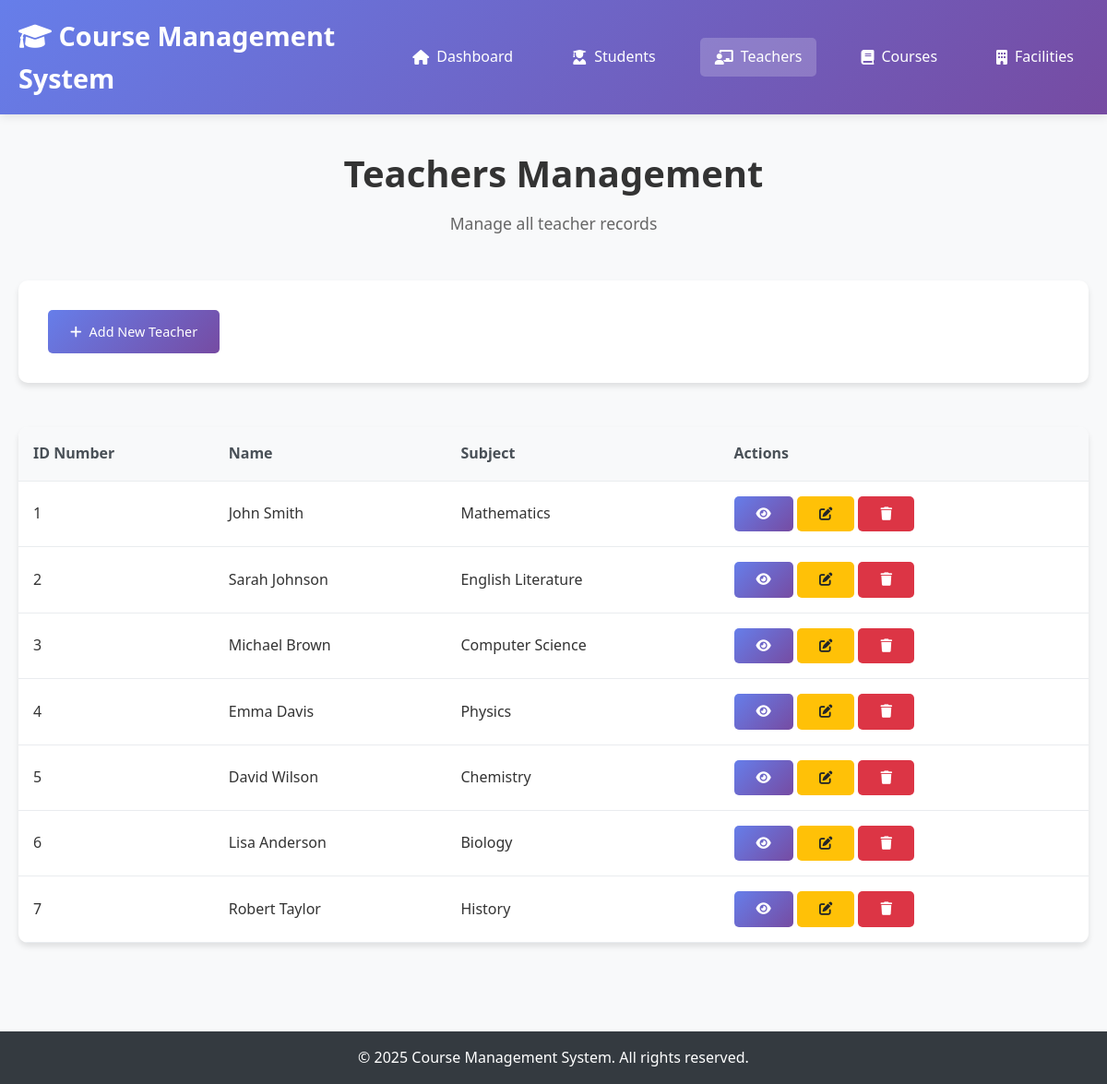
The app's page /teachers/index.php with its own data.
### tables this page shows
CREATE TABLE teachers (
    identification_number INT PRIMARY KEY AUTO_INCREMENT,
    first_name VARCHAR(50) NOT NULL,
    surname VARCHAR(50) NOT NULL,
    substance VARCHAR(100) NOT NULL
);

### config/database.php (called while the page is built, shortened)
<?php
function executeQuery($pdo, $sql, $params = []) {
    try {
        $stmt = $pdo->prepare($sql);
        $stmt->execute($params);
        return $stmt;
    } catch(PDOException $e) {
        throw new Exception("Query failed: " . $e->getMessage());
    }
}
function getAllRecords($pdo, $table) {
    $stmt = executeQuery($pdo, "SELECT * FROM $table");
    return $stmt->fetchAll();
}
?>

### teachers/index.php (the view, shortened to what this page needs)
<?php
require_once '../config/database.php';
try {
    $teachers = getAllRecords($pdo, 'teachers');
} catch(Exception $e) {
    $error = "Error loading teachers: " . $e->getMessage();
}
?>
<!DOCTYPE html>
<html lang="en">
<head>
    <link rel="stylesheet" href="../css/style.css">
    <link href="https://cdnjs.cloudflare.com/ajax/libs/font-awesome/6.0.0/css/all.min.css" rel="stylesheet">
</head>
<body>
    <header>
        <nav class="navbar">
            <div class="nav-container">
                <h1><i class="fas fa-graduation-cap"></i> Course Management System</h1>
                <ul class="nav-menu">
                    <li><a href="../index.php"><i class="fas fa-home"></i> Dashboard</a></li>
                    <li><a href="../students/index.php"><i class="fas fa-user-graduate"></i> Students</a></li>
                    <li><a href="index.php" class="active"><i class="fas fa-chalkboard-teacher"></i> Teachers</a></li>
                    <li><a href="../courses/index.php"><i class="fas fa-book"></i> Courses</a></li>
                    <li><a href="../facilities/index.php"><i class="fas fa-building"></i> Facilities</a></li>
                </ul>
            </div>
        </nav>
    </header>
    <main class="main-content">
        <div class="container">
            <div class="dashboard-header">
                <h2>Teachers Management</h2>
                <p>Manage all teacher records</p>
            </div>
            <div class="quick-actions">
                <a href="add.php" class="btn btn-primary">
                    <i class="fas fa-plus"></i> Add New Teacher
                </a>
            </div>
            <div class="table">
                <table>
                    <thead>
                        <tr>
                            <th>ID Number</th>
                            <th>Name</th>
                            <th>Subject</th>
                            <th>Actions</th>
                        </tr>
                    </thead>
                    <tbody>
                        <?php if (isset($teachers) && count($teachers) > 0): ?>
                            <?php foreach ($teachers as $teacher): ?>
                                <tr>
                                    <td><?= htmlspecialchars($teacher['identification_number']) ?></td>
                                    <td><?= htmlspecialchars($teacher['first_name'] . ' ' . $teacher['surname']) ?></td>
                                    <td><?= htmlspecialchars($teacher['substance']) ?></td>
                                    <td>
                                        <a href="view.php?id=<?= $teacher['identification_number'] ?>" class="btn btn-primary" title="View Details">
                                            <i class="fas fa-eye"></i>
                                        </a>
                                        <a href="edit.php?id=<?= $teacher['identification_number'] ?>" class="btn btn-warning" title="Edit">
                                            <i class="fas fa-edit"></i>
                                        </a>
                                        <a href="?delete=<?= $teacher['identification_number'] ?>"
                                           class="btn btn-danger"
                                           title="Delete"
                                           onclick="return confirm('Are you sure you want to delete this teacher?')">
                                            <i class="fas fa-trash"></i>
                                        </a>
                                    </td>
                                </tr>
                            <?php endforeach; ?>
                        <?php endif; ?>
                    </tbody>
                </table>
            </div>
        </div>
    </main>
    <footer>
        <div class="container">
            <p>&copy; 2025 Course Management System. All rights reserved.</p>
        </div>
    </footer>
</body>
</html>

### css/style.css (style rules this page uses)
* { margin: 0; padding: 0; box-sizing: border-box; }
body { font-family: 'Segoe UI', Tahoma, Geneva, Verdana, sans-serif; line-height: 1.6; color: #333; background-color: #f8f9fa; }
.container { max-width: 1200px; margin: 0 auto; padding: 0 20px; }
header { background: linear-gradient(135deg, #667eea 0%, #764ba2 100%); color: white; box-shadow: 0 2px 10px rgba(0,0,0,0.1); }
.navbar { padding: 1rem 0; }
.nav-container { display: flex; justify-content: space-between; align-items: center; max-width: 1200px; margin: 0 auto; padding: 0 20px; }
.navbar h1 { font-size: 1.8rem; font-weight: 600; }
.nav-menu { display: flex; list-style: none; gap: 2rem; }
.nav-menu a { color: white; text-decoration: none; padding: 0.5rem 1rem; border-radius: 5px; transition: background-color 0.3s; display: flex; align-items: center; gap: 0.5rem; }
.nav-menu a:hover, .nav-menu a.active { background-color: rgba(255,255,255,0.2); }
.main-content { min-height: calc(100vh - 120px); padding: 2rem 0; }
.dashboard-header { text-align: center; margin-bottom: 3rem; }
.dashboard-header h2 { font-size: 2.5rem; color: #333; margin-bottom: 0.5rem; }
.dashboard-header p { font-size: 1.1rem; color: #666; }
.quick-actions { background: white; padding: 2rem; border-radius: 10px; box-shadow: 0 4px 6px rgba(0,0,0,0.1); margin-bottom: 3rem; }
.btn { display: inline-flex; align-items: center; gap: 0.5rem; padding: 0.75rem 1.5rem; border: none; border-radius: 5px; text-decoration: none; font-weight: 500; cursor: pointer; transition: all 0.3s; font-size: 0.9rem; }
.btn-primary { background: linear-gradient(135deg, #667eea 0%, #764ba2 100%); color: white; }
.btn-danger { background: #dc3545; color: white; }
.btn-warning { background: #ffc107; color: #212529; }
.table { width: 100%; background: white; border-radius: 10px; overflow: hidden; box-shadow: 0 4px 6px rgba(0,0,0,0.1); margin-bottom: 2rem; }
.table table { width: 100%; border-collapse: collapse; }
.table th, .table td { padding: 1rem; text-align: left; border-bottom: 1px solid #e9ecef; }
.table th { background: #f8f9fa; font-weight: 600; color: #495057; }
footer { background: #343a40; color: white; text-align: center; padding: 1rem 0; margin-top: 2rem; }

### records on screen
teachers: identification_number "1", first_name+surname "John Smith", substance "Mathematics"
teachers: identification_number "2", first_name+surname "Sarah Johnson", substance "English Literature"
teachers: identification_number "3", first_name+surname "Michael Brown", substance "Computer Science"
teachers: identification_number "4", first_name+surname "Emma Davis", substance "Physics"
teachers: identification_number "5", first_name+surname "David Wilson", substance "Chemistry"
teachers: identification_number "6", first_name+surname "Lisa Anderson", substance "Biology"
teachers: identification_number "7", first_name+surname "Robert Taylor", substance "History"
